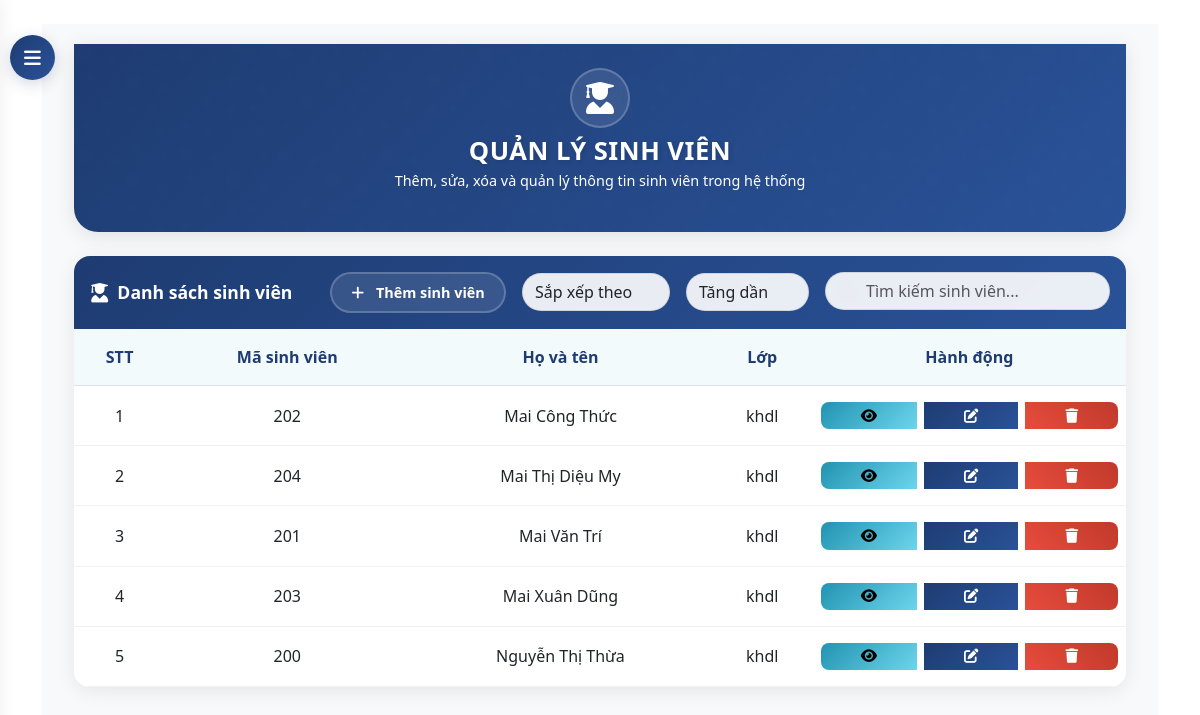
/dashboard/students/ (signed in), run on an earlier commit of the app's database.
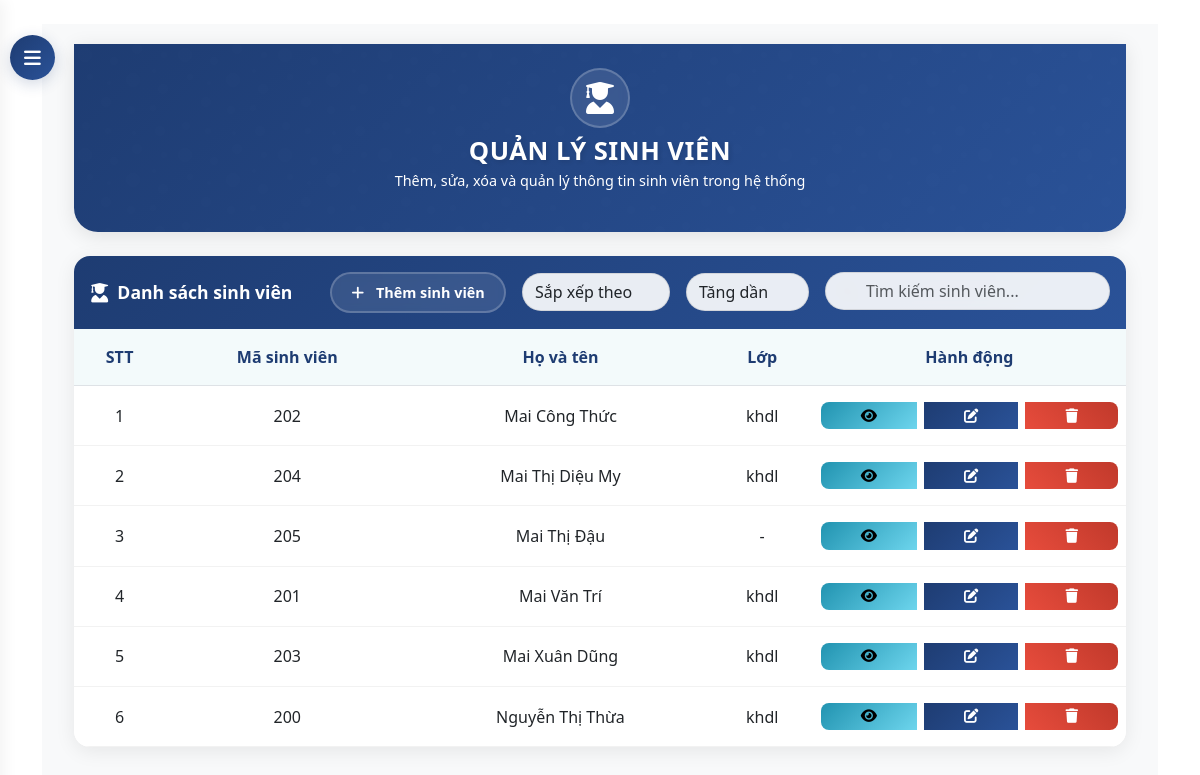
And on a later commit of the database.
### core/models.py (models this page shows, shortened)
class Student(models.Model):
    student_id = models.CharField(max_length=20, unique=True)
    name = models.CharField(max_length=100)
    classroom = models.ForeignKey(ClassRoom, on_delete=models.CASCADE, null=True, blank=True)
    phone = models.CharField(max_length=15, blank=True, null=True)
    user = models.OneToOneField(User, on_delete=models.SET_NULL, null=True, blank=True)

class ClassRoom(models.Model):
    class_code = models.CharField(max_length=10)
    name = models.CharField(max_length=100)

### core/views.py (the view)
# urls.py: path('dashboard/students/', views.student_list, name='student_list'),
@login_required
@user_passes_test(is_admin)
def student_list(request):
    classrooms = ClassRoom.objects.all().order_by('name')
    classroom_id = request.GET.get('classroom')
    search_query = request.GET.get('search', '').strip()
    sort_by = request.GET.get('sort', 'name')  # Default sort by name
    sort_direction = request.GET.get('direction', 'asc')  # Default ascending
    students = Student.objects.select_related('classroom').all()
    if classroom_id:
        students = students.filter(classroom_id=classroom_id)
    if search_query:
        students = students.filter(
            Q(student_id__icontains=search_query) |
            Q(name__icontains=search_query)
        )
    if sort_by == 'student_id':
        order_by = 'student_id'
    elif sort_by == 'name':
        order_by = 'name'
    elif sort_by == 'classroom':
        order_by = 'classroom__name'
    else:
        order_by = 'name'
    if sort_direction == 'desc':
        order_by = f'-{order_by}'
    students = students.order_by(order_by)
    context = {
        'students': students,
        'classrooms': classrooms,
        'search_query': search_query,
        'current_sort': sort_by,
        'current_direction': sort_direction,
        'classroom_id': classroom_id
    }
    return render(request, 'core/admin/student_list.html', context)

### core/views.py (called while the page is built)
def is_admin(user):
    return user.is_superuser

### templates/core/admin/student_list.html (shortened to what this page needs)
{% extends 'base.html' %}
{% block content %}
<button id="sidebarCollapse">
    <i class="fas fa-bars"></i>
</button>
<div id="content">
    <div class="container-fluid">
        <div class="hero-section">
            <div class="container">
                <div class="row justify-content-center text-center">
                    <div class="col-md-8">
                        <div class="hero-icon">
                            <i class="fas fa-user-graduate"></i>
                        </div>
                        <h1 class="hero-title">QUẢN LÝ SINH VIÊN</h1>
                        <p class="hero-subtitle">Thêm, sửa, xóa và quản lý thông tin sinh viên trong hệ thống</p>
                    </div>
                </div>
            </div>
        </div>
        <div class="student-card">
            <div class="card-header d-flex justify-content-between align-items-center">
                <h4 class="mb-0">
                    <i class="fas fa-user-graduate"></i>
                    Danh sách sinh viên
                </h4>
                <div class="d-flex gap-3">
                    <a href="{% url 'student_create' %}" class="btn btn-add">
                        <i class="fas fa-plus"></i>
                        Thêm sinh viên
                    </a>
                    <form method="get" class="d-flex gap-3">
                        <div class="filter-box">
                            <select name="sort_by" class="form-select" onchange="updateSort(this)">
                                <option value="">Sắp xếp theo</option>
                            </select>
                        </div>
                        <div class="filter-box">
                            <select name="sort_direction" class="form-select" onchange="updateSort(this)">
                                <option value="asc" {% if sort_direction == 'asc' %}selected{% endif %}>Tăng dần</option>
                            </select>
                        </div>
                        <div class="search-box">
                            <input type="text" name="search" class="form-control" placeholder="Tìm kiếm sinh viên..." value="{{ search_query }}">
                        </div>
                    </form>
                </div>
            </div>
            <div class="card-body">
                {% if students %}
                <div class="table-container">
                    <div class="table-responsive">
                        <table class="table">
                            <thead>
                                <tr>
                                    <th>STT</th>
                                    <th>Mã sinh viên</th>
                                    <th>Họ và tên</th>
                                    <th>Lớp</th>
                                    <th>Hành động</th>
                                </tr>
                            </thead>
                            <tbody>
                                {% for student in students %}
                                <tr>
                                    <td>{{ forloop.counter }}</td>
                                    <td>{{ student.student_id }}</td>
                                    <td>{{ student.name }}</td>
                                    <td>{{ student.classroom.name|default:"-" }}</td>
                                    <td>
                                        <div class="btn-group">
                                            <a href="{% url 'student_detail' student.id %}" class="btn btn-info btn-sm" title="Xem chi tiết">
                                                <i class="fas fa-eye"></i>
                                            </a>
                                            <a href="{% url 'student_edit' student.id %}" class="btn btn-primary btn-sm" title="Chỉnh sửa">
                                                <i class="fas fa-edit"></i>
                                            </a>
                                            <a href="{% url 'student_delete' student.id %}" class="btn btn-danger btn-sm" title="Xóa" onclick="return confirm('Bạn có chắc chắn muốn xóa sinh viên này không?');">
                                                <i class="fas fa-trash"></i>
                                            </a>
                                        </div>
                                    </td>
                                </tr>
                                {% endfor %}
                            </tbody>
                        </table>
                    </div>
                </div>
                {% else %}
                <div class="alert alert-info text-center">
                    <i class="fas fa-info-circle me-2"></i> Chưa có sinh viên nào trong hệ thống.
                </div>
                {% endif %}
            </div>
        </div>
    </div>
</div>
{% endblock %}

### templates/base.html (shortened to what this page needs)
<!DOCTYPE html>
<html lang="vi">
<head>
    <link href="https://cdn.jsdelivr.net/npm/bootstrap@5.3.0-alpha1/dist/css/bootstrap.min.css" rel="stylesheet">
    <link rel="stylesheet" href="https://cdnjs.cloudflare.com/ajax/libs/font-awesome/6.0.0/css/all.min.css">
</head>
<body>
    <main class="container mt-4">
        {% block content %}{% endblock %}
    </main>
</body>
</html>

### templates/base.html (style rules this page uses)
:root { --navbar-bg: #0d47a1; --navbar-hover: rgba(255, 255, 255, 0.1); }

### templates/core/admin/student_list.html (style rules this page uses)
main { padding-top: 0 !important; }
:root { --primary-gradient: linear-gradient(135deg, #1e3c72 0%, #2a5298 100%); --secondary-gradient: linear-gradient(135deg, #2193b0 0%, #6dd5ed 100%); --accent-gradient: linear-gradient(45deg, #ff6b6b, #ff8e8e); --success-gradient: linear-gradient(45deg, #2ecc71, #27ae60); --primary-color: #1e3c72; --text-light: rgba(255, 255, 255, 0.8); }
#sidebarCollapse { position: fixed; top: 35px; left: 10px; z-index: 999; border: none; background: var(--primary-gradient); color: white; padding: 12px 15px; border-radius: 50%; cursor: pointer; transition: all 0.3s; box-shadow: 0 4px 15px rgba(30, 60, 114, 0.2); width: 45px; height: 45px; display: flex; align-items: center; justify-content: center; }
#sidebarCollapse i { font-size: 1.2rem; transition: transform 0.3s ease; }
#content { transition: all 0.3s cubic-bezier(0.4, 0, 0.2, 1); margin-left: 0; padding: 20px; background: #f8f9fa; min-height: 100vh; }
.hero-section { background: var(--primary-gradient); color: white; padding: 1.5rem 0; margin-bottom: 1.5rem; border-radius: 0 0 1.5rem 1.5rem; box-shadow: 0 4px 20px rgba(0,0,0,0.1); position: relative; overflow: hidden; }
.hero-section::before { content: ''; position: absolute; top: 0; left: 0; right: 0; bottom: 0; opacity: 0.1; animation: slide 20s linear infinite; }
.hero-icon { font-size: 2rem; margin-bottom: 0.5rem; animation: float 3s ease-in-out infinite; background: rgba(255, 255, 255, 0.1); width: 60px; height: 60px; display: flex; align-items: center; justify-content: center; border-radius: 50%; margin: 0 auto 0.5rem; backdrop-filter: blur(5px); border: 2px solid rgba(255, 255, 255, 0.2); }
.hero-title { font-size: 1.6rem; font-weight: 700; margin-bottom: 0.2rem; text-shadow: 2px 2px 4px rgba(0,0,0,0.1); animation: fadeInUp 1s ease-out; letter-spacing: 0.5px; }
.hero-subtitle { font-size: 0.9rem; opacity: 0; animation: fadeInUp 1s ease-out forwards; animation-delay: 0.3s; font-weight: 300; }
.student-card { background: white; border-radius: 1rem; box-shadow: 0 4px 20px rgba(0,0,0,0.08); overflow: hidden; transition: all 0.4s cubic-bezier(0.4, 0, 0.2, 1); animation: fadeInUp 1s ease-out forwards; }
.card-header { background: var(--primary-gradient) !important; border: none; padding: 1rem; }
.card-header h4 { color: white; font-weight: 600; display: flex; align-items: center; font-size: 1.1rem; margin: 0; }
.card-header h4 i { margin-right: 0.5rem; font-size: 1.1em; }
.btn-add { background: rgba(255, 255, 255, 0.1); border: 2px solid rgba(255, 255, 255, 0.2); color: white; border-radius: 2rem; padding: 0.5rem 1.2rem; font-weight: 600; transition: all 0.4s ease; backdrop-filter: blur(5px); font-size: 0.9rem; }
.btn-add i { margin-right: 0.5rem; }
.table { margin: 0; width: 100%; border-collapse: separate; border-spacing: 0; }
.table th { border-top: none; color: #1e3c72; font-weight: 600; padding: 1rem 0.5rem; background: rgba(33, 147, 176, 0.05); text-align: center; vertical-align: middle; white-space: nowrap; }
.table td { padding: 1rem 0.5rem; vertical-align: middle; border-color: rgba(0,0,0,0.05); text-align: center; white-space: nowrap; }
.table td, .table th { display: table-cell; text-align: center; vertical-align: middle; }
.table td > div, .table th > div { display: flex; align-items: center; justify-content: center; width: 100%; height: 100%; }
.table-responsive { width: 100%; margin: 0 auto; max-width: 1200px; }
.table-container { display: flex; justify-content: center; width: 100%; }
.btn-group .btn { padding: 0.4rem 0.8rem; border-radius: 0.5rem; transition: all 0.3s ease; display: inline-flex; align-items: center; justify-content: center; }
.btn-group .btn i { font-size: 0.9rem; }
.btn-info { background: var(--secondary-gradient); border: none; }
.btn-primary { background: var(--primary-gradient); border: none; }
.btn-danger { background: linear-gradient(45deg, #e74c3c, #c0392b); border: none; }
.search-box { position: relative; max-width: 300px; }
.search-box input { padding-left: 40px; border-radius: 2rem; border: 1px solid rgba(0,0,0,0.1); background: rgba(255, 255, 255, 0.9); backdrop-filter: blur(5px); }
.filter-box { display: flex; gap: 1rem; align-items: center; }
.filter-box select { border-radius: 2rem; border: 1px solid rgba(0,0,0,0.1); padding: 0.375rem 2.25rem 0.375rem 0.75rem; background: rgba(255, 255, 255, 0.9); backdrop-filter: blur(5px); }

What changed in the data, as far as the page shows it:
added Student: student_id "205", name "Mai Thị Đậu", classroom.name "-"
